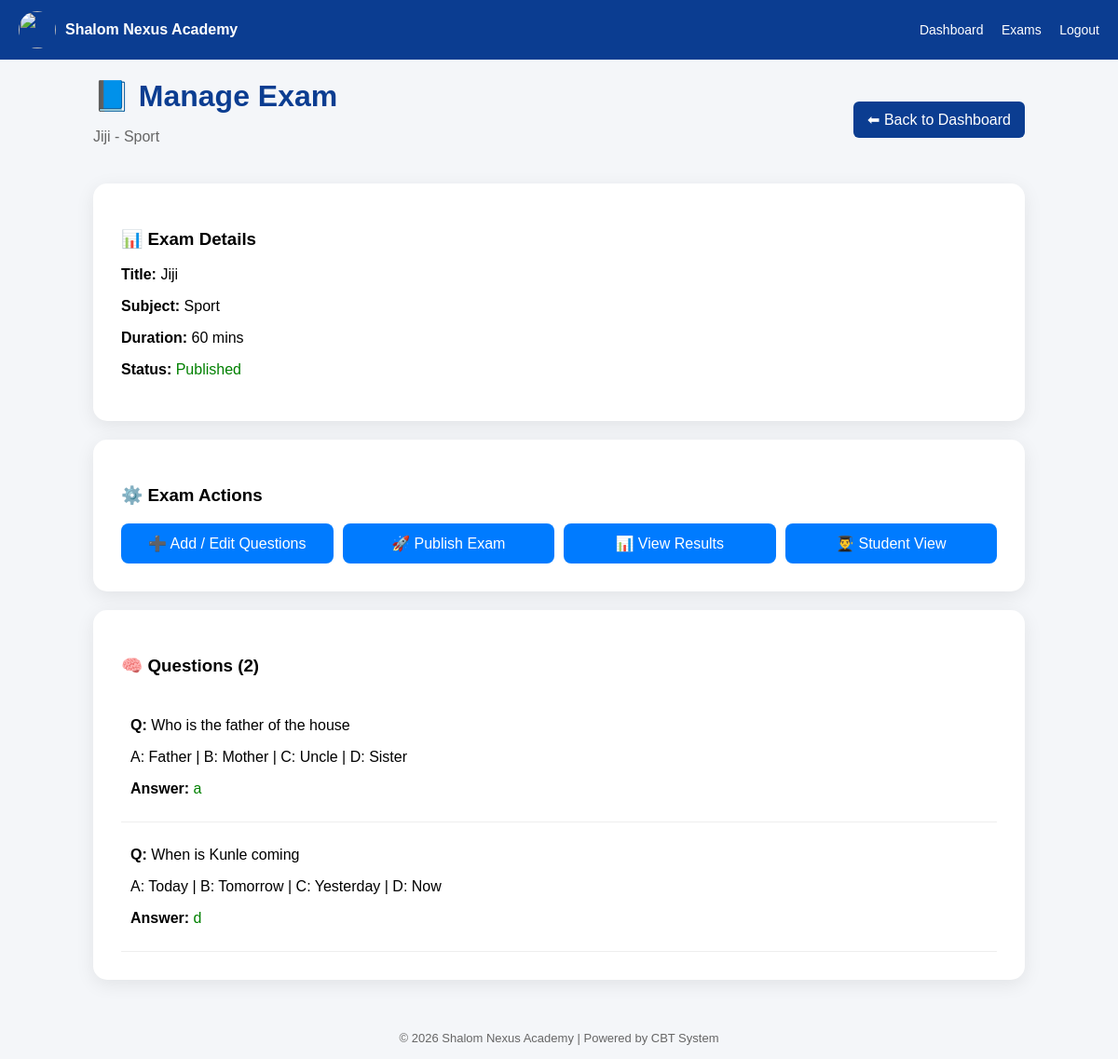
The page /admin/exam/1/manage (signed in) on the database its author committed.
### models.py (models this page shows)
class Exam(db.Model):
    id = db.Column(
        db.Integer,
        primary_key=True
    )
    title = db.Column(
        db.String(200),
        nullable=False
    )
    subject = db.Column(
        db.String(100),
        nullable=False
    )
    description = db.Column(
        db.Text
    )
    duration = db.Column(
        db.Integer,
        default=60
    )
    total_marks = db.Column(
        db.Integer,
        default=100
    )
    pass_mark = db.Column(
        db.Integer,
        default=50
    )
    is_published = db.Column(
        db.Boolean,
        default=False
    )
    show_result_immediately = db.Column(
        db.Boolean,
        default=True
    )
    shuffle_questions = db.Column(
        db.Boolean,
        default=True
    )
    shuffle_options = db.Column(
        db.Boolean,
        default=True
    )
    allow_review = db.Column(
        db.Boolean,
        default=True
    )
    allow_multiple_attempts = db.Column(
        db.Boolean,
        default=False
    )
    negative_marking = db.Column(
        db.Boolean,
        default=False
    )
    negative_mark_value = db.Column(
        db.Float,
        default=0.0
    )
    start_date = db.Column(
        db.DateTime
    )
    end_date = db.Column(
        db.DateTime
    )
    exam_code = db.Column(
        db.String(50),
        unique=True
    )
    instructions = db.Column(
        db.Text
    )
    created_by = db.Column(
        db.Integer,
        db.ForeignKey("user.id")
    )
    created_at = db.Column(
        db.DateTime,
        default=datetime.utcnow
    )
    updated_at = db.Column(
        db.DateTime,
        default=datetime.utcnow,
        onupdate=datetime.utcnow
    )

class Question(db.Model):
    id = db.Column(db.Integer, primary_key=True)
    exam_id = db.Column(db.Integer, db.ForeignKey('exam.id'), nullable=False)
    question = db.Column(db.Text, nullable=False)
    option_a = db.Column(db.String(255), nullable=False)
    option_b = db.Column(db.String(255), nullable=False)
    option_c = db.Column(db.String(255), nullable=False)
    option_d = db.Column(db.String(255), nullable=False)
    answer = db.Column(db.String(1), nullable=False)  # a/b/c/d
    marks = db.Column(db.Integer, default=1)
    created_at = db.Column(db.DateTime, default=datetime.utcnow)

### app.py (the view)
@app.route("/admin/exam/<int:exam_id>/manage")
@login_required
def manage_exam(exam_id):
    if current_user.role != "admin":
        return redirect(url_for("dashboard"))
    exam = Exam.query.get_or_404(exam_id)
    questions = Question.query.filter_by(exam_id=exam_id).all()
    return render_template(
        "manage_exam.html",
        exam=exam,
        questions=questions
    )

### app.py (called while the page is built)
@login_manager.user_loader
def load_user(user_id):
    return User.query.get(int(user_id))

@app.before_request
def anti_cheat_guard():
    if current_user.is_authenticated:
        blocked_routes = []
        if request.endpoint in blocked_routes:
            return redirect(url_for("dashboard"))

### templates/manage_exam.html (shortened to what this page needs)
{% extends "base.html" %}
{% block content %}
<div class="dashboard-header">
    <div>
        <h1>📘 Manage Exam</h1>
        <p>{{ exam.title }} - {{ exam.subject }}</p>
    </div>
    <a href="{{ url_for('admin_dashboard') }}" class="btn">
        ⬅ Back to Dashboard
    </a>
</div>
<div class="card">
    <h3>📊 Exam Details</h3>
    <p><strong>Title:</strong> {{ exam.title }}</p>
    <p><strong>Subject:</strong> {{ exam.subject }}</p>
    <p><strong>Duration:</strong> {{ exam.duration }} mins</p>
    <p><strong>Status:</strong>
        {% if exam.is_published %}
            <span style="color:green;">Published</span>
        {% else %}
            <span style="color:red;">Draft</span>
        {% endif %}
    </p>
</div>
<div class="card">
    <h3>⚙️ Exam Actions</h3>
    <div class="action-grid">
        <a href="{{ url_for('question_builder', exam_id=exam.id) }}" class="action-btn">
            ➕ Add / Edit Questions
        </a>
        <a href="{{ url_for('publish_exam', exam_id=exam.id) }}" class="action-btn">
            🚀 Publish Exam
        </a>
        <a href="{{ url_for('view_results', exam_id=exam.id) }}" class="action-btn">
            📊 View Results
        </a>
        <a href="{{ url_for('exams') }}" class="action-btn">
            👨‍🎓 Student View
        </a>
    </div>
</div>
<div class="card">
    <h3>🧠 Questions ({{ questions|length }})</h3>
    {% if questions %}
        {% for q in questions %}
        <div style="padding:10px; border-bottom:1px solid #eee;">
            <p><strong>Q:</strong> {{ q.question }}</p>
            <p>
                A: {{ q.option_a }} |
                B: {{ q.option_b }} |
                C: {{ q.option_c }} |
                D: {{ q.option_d }}
            </p>
            <p>
                <strong>Answer:</strong>
                <span style="color:green;">{{ q.answer }}</span>
            </p>
        </div>
        {% endfor %}
    {% else %}
        <p>No questions added yet.</p>
    {% endif %}
</div>
{% endblock %}

### templates/base.html (shortened to what this page needs)
<!DOCTYPE html>
<html lang="en">
<head>
</head>
<body class="{% block body_class %}{% endblock %}">
<div class="navbar">
    <div class="logo">
        <img src="{{ url_for('static', filename='shalom.png') }}">
        <span>Shalom Nexus Academy</span>
    </div>
    <div class="nav-links">
        <a href="/dashboard">Dashboard</a>
        <a href="/exams">Exams</a>
        <a href="/logout">Logout</a>
    </div>
</div>
<div class="container">
    {% block content %}{% endblock %}
</div>
<div class="footer">
    © 2026 Shalom Nexus Academy | Powered by CBT System
</div>
</body>
</html>

### templates/base.html (style rules this page uses)
body { margin: 0; font-family: Arial, sans-serif; background: #f4f6f9; }
.navbar { background: #0b3d91; color: white; padding: 12px 20px; display: flex; align-items: center; justify-content: space-between; }
.logo { display: flex; align-items: center; gap: 10px; font-weight: bold; }
.logo img { width: 40px; height: 40px; border-radius: 50%; object-fit: cover; }
.nav-links a { color: white; margin-left: 15px; text-decoration: none; font-size: 14px; }
.container { width: 90%; max-width: 1000px; margin: 20px auto; }
.card { background: white; padding: 20px; border-radius: 10px; box-shadow: 0px 2px 10px rgba(0,0,0,0.1); margin-bottom: 20px; }
button, .btn { background: #0b3d91; color: white; padding: 10px 15px; border: none; border-radius: 6px; cursor: pointer; text-decoration: none; display: inline-block; }
.card { background:white; padding:30px; border-radius:15px; box-shadow:0 5px 20px rgba(0,0,0,.08); }
.footer { text-align: center; padding: 15px; font-size: 13px; color: #666; margin-top: 40px; }
.dashboard-header { display:flex; justify-content:space-between; align-items:center; margin-bottom:25px; flex-wrap:wrap; }
.dashboard-header h1 { margin:0; color:#0b3d91; }
.dashboard-header p { color:#666; }
.action-grid { display:grid; grid-template-columns:repeat(auto-fit,minmax(180px,1fr)); gap:15px; }
.action-btn { display:block; text-align:center; background:#0b3d91; color:white; padding:15px; border-radius:10px; text-decoration:none; font-weight:bold; transition:.3s; }

### templates/manage_exam.html (style rules this page uses)
.action-grid { display:grid; grid-template-columns:repeat(auto-fit,minmax(200px,1fr)); gap:10px; margin-top:10px; }
.action-btn { display:block; padding:12px; background:#007bff; color:white; text-align:center; border-radius:8px; text-decoration:none; font-weight:500; }

### rows shown on the page
Exam: title "Jiji", subject "Sport", duration "60"
Question: question "Who is the father of the house", option_a "Father", option_b "Mother", option_c "Uncle", option_d "Sister", answer "a"
Question: question "When is Kunle coming", option_a "Today", option_b "Tomorrow", option_c "Yesterday", option_d "Now", answer "d"

### other values the page prints
{{ questions|length }} "2"
